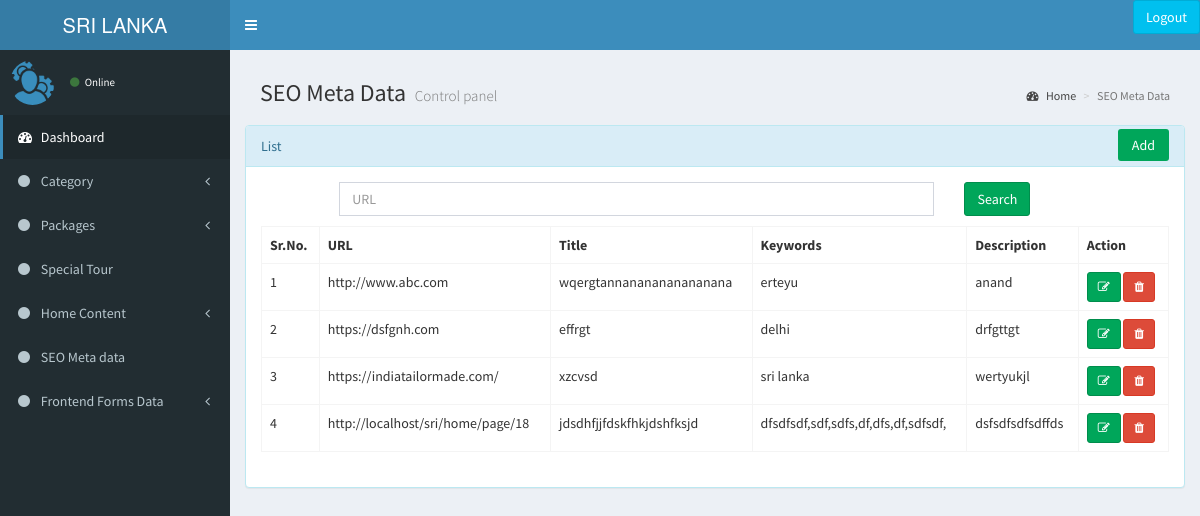
Screenshot of /index.php/admin/meta_data/meta_data_list with the database file from the repository.
### tables this page shows
CREATE TABLE `seo_meta_data` (
  `id` int(11) NOT NULL,
  `url` text NOT NULL,
  `title` varchar(255) NOT NULL,
  `keyword` text NOT NULL,
  `description` text NOT NULL,
  `alias` varchar(100) NOT NULL,
  `created_at` datetime NOT NULL,
  `updated_at` datetime NOT NULL
);

### application/controllers/admin/Meta_data.php (called while the page is built, shortened)
<?php defined('BASEPATH') OR exit('No direct script Accesss allowed');
class Meta_data extends CI_Controller{
public function meta_data_list()
{
	$this->load->model('Meta_data_model');
	$data = $this->Meta_data_model->get_data();
	$this->load->view('admin/seo_meta_data/meta_data_list',array('data'=>$data));
}
}

### index.php (called while the page is built, shortened)
<?php
require_once BASEPATH.'core/CodeIgniter.php';

### application/models/Meta_data_model.php (called while the page is built, shortened)
<?php
class Meta_data_model extends CI_Model{
	public function get_data()
	{
		$data = $this->db->get('seo_meta_data');
		return $data->result_array();
	}
}

### application/views/admin/seo_meta_data/meta_data_list.php (the view, shortened to what this page needs)
<div class="content-wrapper">
  <section class="content">
    <section class="content-header">
      <h1>
      SEO Meta Data
      <small>Control panel</small>
      </h1>
      <ol class="breadcrumb">
        <li><a href="#"><i class="fa fa-dashboard"></i> Home</a></li>
        <li class="active">SEO Meta Data</li>
      </ol>
    </section>
    <div class="panel panel-info">
      <div class="panel-heading">List   <a href="<?php echo base_url("admin/meta_data"); ?>" class="pull-right"> Add</a></div>
      <div class="panel-body">
        <div  class="row" style="margin-bottom: 10px;" >
           <div class=" col-md-1"></div>
           <div class=" col-md-8"><input type="url" id="search_text" placeholder="URL" name="search" class="form-control" required ></div>
            <div class=" col-md-1"> <button type="button" class="btn btn-success" id="search" >Search </button> </div>
</div>
        <div  class="row" >
          <div class="col-md-12">
            <table class="table table-hover table-bordered" id="table_of_result">
              <tr>
                <th>Sr.No.</th>
                <th>URL</th>
                <th>Title</th>
                <th>Keywords</th>
                <th>Description</th>
                <th>Action</th>
              </tr>
              <?php $i=1;
              foreach($data as $row) { $id = $row['id']; ?>
              <tr>
                <td><?php echo $i; ?></td>
                <td><?php echo $row['url']; ?></td>
                <td><?php echo $row['title']; ?></td>
                <td><?php echo $row['keyword']; ?></td>
                <td><?php echo $row['description'];?></td>
                <td><a href="<?php echo base_url("admin/meta_data/update/".$row['id']);?>">
                  <button class="btn btn-success  btn-sm"><span class="fa fa-edit"></span></button></a>
                  <a href="<?php echo base_url("admin/meta_data/delete/".$row['id']); ?>">
                    <button class="btn btn-danger  btn-sm"><span class="fa fa-trash"></span></button></a></td>
                  </tr>
                  <?php $i++;} ?>
                </table>
              </div>
            </div></div>
          </section>
        </div>

### rows the page displays
seo_meta_data: url "http://www.abc.com", title "wqergtannananananananana", keyword "erteyu", description "anand"
seo_meta_data: url "https://dsfgnh.com", title "effrgt", keyword "delhi", description "drfgttgt"
seo_meta_data: url "https://indiatailormade.com/", title "xzcvsd", keyword "sri lanka", description "wertyukjl"
seo_meta_data: url "http://localhost/sri/home/page/18", title "jdsdhfjjfdskfhkjdshfksjd", keyword "dfsdfsdf,sdf,sdfs,df,dfs,df,sdfsdf,", description "dsfsdfsdfsdffds"
